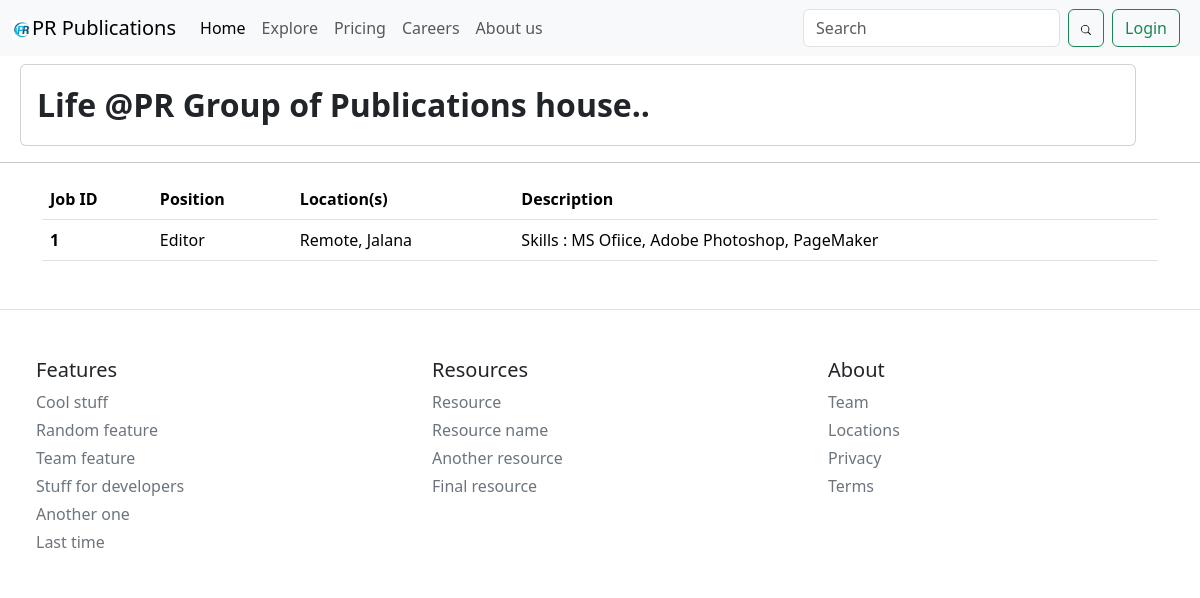
The app's page /careers/ with its own data.
### home/models.py (models this page shows)
class job_detail(models.Model):
    title = models.CharField(max_length=100, blank=False)
    location = models.CharField(max_length=4000, blank= False)
    salary = models.IntegerField(blank= True)
    description = models.CharField(max_length=500, blank= False)

### home/views.py (the view)
# urls.py: path('careers/', career_page, name='careers'),
def career_page(request):
    queryset = job_detail.objects.all()
    return render(request, 'careers.html', context= {'jobs':queryset})

### home/templates/careers.html (shortened to what this page needs)
{%extends 'base.html'%}
{%block start%}
<div class="container mt-2 ms-2">
    <div class="card">
        <div class="card-body">
          <strong class="fs-bold fs-2">Life @PR Group of Publications house..</strong>
        </div>
    </div>
</div>
<hr class="featurette-divider">
<div class="container mt-2 col-mt-6">
    <table class="table table-hover">
        <thead>
          <tr>
            <th scope="col">Job ID</th>
            <th scope="col">Position</th>
            <th scope="col">Location(s)</th>
            <th scope="col">Description</th>
          </tr>
        </thead>
        <tbody>
          {%for job in jobs %}
          <tr>
            <th scope="row">{{job.id}}</th>
            <td>{{job.title}}</td>
            <td>{{job.location}}</td>
            <td>{{job.description}}</td>
          </tr>
          {%endfor%}
        </tbody>
      </table>
</div>
{%endblock%}

### records on screen
job_detail: id "1", title "Editor", location "Remote, Jalana", description "Skills : MS Ofiice, Adobe Photoshop, PageMaker"
